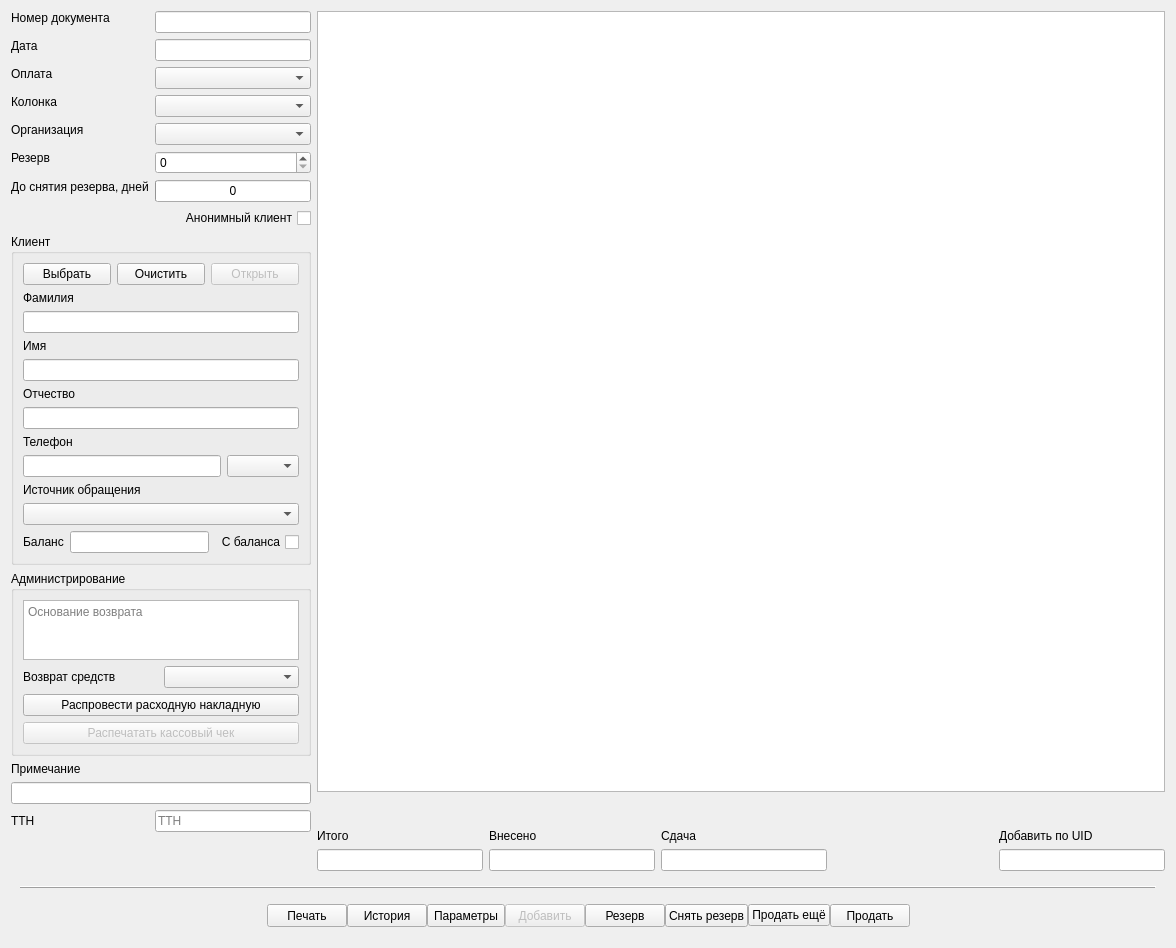
 <widget class="QWidget" name="tabSale">
  <property name="geometry">
   <rect>
    <x>0</x>
    <y>0</y>
    <width>1176</width>
    <height>948</height>
   </rect>
  </property>
  <property name="windowTitle">
   <string>Form</string>
  </property>
  <layout class="QGridLayout" name="gridLayout_2">
   <item row="0" column="0">
    <layout class="QGridLayout" name="gridLayout" rowstretch="1,0">
     <property name="sizeConstraint">
      <enum>QLayout::SetMaximumSize</enum>
     </property>
     <item row="0" column="0">
      <layout class="QGridLayout" name="gridLayout_4" columnstretch="1,4" columnminimumwidth="300,0">
       <property name="sizeConstraint">
        <enum>QLayout::SetMaximumSize</enum>
       </property>
       <item row="0" column="1">
        <layout class="QVBoxLayout" name="verticalLayout" stretch="1,0,0">
         <item>
          <widget class="STableViewBOQStore" name="tableView">
           <property name="sizeAdjustPolicy">
            <enum>QAbstractScrollArea::AdjustToContents</enum>
           </property>
           <property name="alternatingRowColors">
            <bool>true</bool>
           </property>
          </widget>
         </item>
         <item>
          <widget class="SClientMatch" name="widgetClientMatch" native="true">
           <property name="minimumSize">
            <size>
             <width>0</width>
             <height>25</height>
            </size>
           </property>
           <property name="maximumSize">
            <size>
             <width>16777215</width>
             <height>200</height>
            </size>
           </property>
           <property name="whatsThis">
            <string/>
           </property>
          </widget>
         </item>
         <item>
          <layout class="QGridLayout" name="gridLayout_6">
           <item row="1" column="1">
            <widget class="QLineEdit" name="lineEditTakeIn">
             <property name="readOnly">
              <bool>false</bool>
             </property>
            </widget>
           </item>
           <item row="1" column="0">
            <widget class="QLineEdit" name="lineEditTotal">
             <property name="readOnly">
              <bool>true</bool>
             </property>
            </widget>
           </item>
           <item row="1" column="2">
            <widget class="QLineEdit" name="lineEditCharge">
             <property name="readOnly">
              <bool>true</bool>
             </property>
            </widget>
           </item>
           <item row="1" column="3">
            <spacer name="horizontalSpacer">
             <property name="orientation">
              <enum>Qt::Horizontal</enum>
             </property>
             <property name="sizeHint" stdset="0">
              <size>
               <width>40</width>
               <height>20</height>
              </size>
             </property>
            </spacer>
           </item>
           <item row="1" column="4">
            <widget class="QLineEdit" name="lineEditAddByUID"/>
           </item>
           <item row="0" column="0">
            <widget class="QLabel" name="labelTotal">
             <property name="text">
              <string>Итого</string>
             </property>
            </widget>
           </item>
           <item row="0" column="1">
            <widget class="QLabel" name="labelTakeIn">
             <property name="text">
              <string>Внесено</string>
             </property>
            </widget>
           </item>
           <item row="0" column="2">
            <widget class="QLabel" name="labelCharge">
             <property name="text">
              <string>Сдача</string>
             </property>
            </widget>
           </item>
           <item row="0" column="4">
            <widget class="QLabel" name="label_10">
             <property name="text">
              <string>Добавить по UID</string>
             </property>
            </widget>
           </item>
          </layout>
         </item>
        </layout>
       </item>
       <item row="0" column="0">
        <layout class="QFormLayout" name="formLayout">
         <property name="fieldGrowthPolicy">
          <enum>QFormLayout::AllNonFixedFieldsGrow</enum>
         </property>
         <property name="labelAlignment">
          <set>Qt::AlignLeading|Qt::AlignLeft|Qt::AlignVCenter</set>
         </property>
         <property name="formAlignment">
          <set>Qt::AlignLeading|Qt::AlignLeft|Qt::AlignTop</set>
         </property>
         <item row="0" column="0">
          <widget class="QLabel" name="labelDocNum">
           <property name="sizePolicy">
            <sizepolicy hsizetype="Preferred" vsizetype="Fixed">
             <horstretch>0</horstretch>
             <verstretch>0</verstretch>
            </sizepolicy>
           </property>
           <property name="text">
            <string>Номер документа</string>
           </property>
           <property name="margin">
            <number>3</number>
           </property>
           <property name="indent">
            <number>0</number>
           </property>
          </widget>
         </item>
         <item row="0" column="1">
          <widget class="QLineEdit" name="lineEditDocNum">
           <property name="readOnly">
            <bool>true</bool>
           </property>
          </widget>
         </item>
         <item row="1" column="0">
          <widget class="QLabel" name="labelDate">
           <property name="sizePolicy">
            <sizepolicy hsizetype="Preferred" vsizetype="Fixed">
             <horstretch>0</horstretch>
             <verstretch>0</verstretch>
            </sizepolicy>
           </property>
           <property name="text">
            <string>Дата</string>
           </property>
           <property name="margin">
            <number>3</number>
           </property>
           <property name="indent">
            <number>0</number>
           </property>
          </widget>
         </item>
         <item row="1" column="1">
          <widget class="QLineEdit" name="lineEditDate">
           <property name="readOnly">
            <bool>true</bool>
           </property>
          </widget>
         </item>
         <item row="2" column="0">
          <widget class="QLabel" name="labelPaymentAccount">
           <property name="sizePolicy">
            <sizepolicy hsizetype="Preferred" vsizetype="Fixed">
             <horstretch>0</horstretch>
             <verstretch>0</verstretch>
            </sizepolicy>
           </property>
           <property name="text">
            <string>Оплата</string>
           </property>
           <property name="margin">
            <number>3</number>
           </property>
           <property name="indent">
            <number>0</number>
           </property>
          </widget>
         </item>
         <item row="3" column="0">
          <widget class="QLabel" name="labelPriceCol">
           <property name="sizePolicy">
            <sizepolicy hsizetype="Preferred" vsizetype="Fixed">
             <horstretch>0</horstretch>
             <verstretch>0</verstretch>
            </sizepolicy>
           </property>
           <property name="text">
            <string>Колонка</string>
           </property>
           <property name="margin">
            <number>3</number>
           </property>
           <property name="indent">
            <number>0</number>
           </property>
          </widget>
         </item>
         <item row="3" column="1">
          <widget class="QComboBox" name="comboBoxPriceCol">
           <property name="insertPolicy">
            <enum>QComboBox::NoInsert</enum>
           </property>
          </widget>
         </item>
         <item row="4" column="0">
          <widget class="QLabel" name="labelCompany">
           <property name="sizePolicy">
            <sizepolicy hsizetype="Preferred" vsizetype="Fixed">
             <horstretch>0</horstretch>
             <verstretch>0</verstretch>
            </sizepolicy>
           </property>
           <property name="text">
            <string>Организация</string>
           </property>
           <property name="margin">
            <number>3</number>
           </property>
           <property name="indent">
            <number>0</number>
           </property>
          </widget>
         </item>
         <item row="4" column="1">
          <widget class="QComboBox" name="comboBoxCompany">
           <property name="insertPolicy">
            <enum>QComboBox::NoInsert</enum>
           </property>
          </widget>
         </item>
         <item row="5" column="1">
          <widget class="QSpinBox" name="spinBoxReserve"/>
         </item>
         <item row="7" column="0" colspan="2">
          <widget class="QCheckBox" name="checkBoxAnonymous">
           <property name="layoutDirection">
            <enum>Qt::RightToLeft</enum>
           </property>
           <property name="text">
            <string>Анонимный клиент</string>
           </property>
          </widget>
         </item>
         <item row="8" column="0" colspan="2">
          <widget class="QGroupBox" name="groupBoxClient">
           <property name="sizePolicy">
            <sizepolicy hsizetype="Preferred" vsizetype="Minimum">
             <horstretch>0</horstretch>
             <verstretch>0</verstretch>
            </sizepolicy>
           </property>
           <property name="title">
            <string>Клиент</string>
           </property>
           <layout class="QGridLayout" name="gridLayout_8">
            <item row="0" column="0" colspan="2">
             <layout class="QHBoxLayout" name="horizontalLayout_3" stretch="0,0,0">
              <item>
               <widget class="QPushButton" name="pushButtonClientFromDB">
                <property name="text">
                 <string>Выбрать</string>
                </property>
               </widget>
              </item>
              <item>
               <widget class="QPushButton" name="pushButtonClientCredsClearAll">
                <property name="text">
                 <string>Очистить</string>
                </property>
               </widget>
              </item>
              <item>
               <widget class="QPushButton" name="pushButtonCreateTabClient">
                <property name="enabled">
                 <bool>false</bool>
                </property>
                <property name="text">
                 <string>Открыть</string>
                </property>
               </widget>
              </item>
             </layout>
            </item>
            <item row="8" column="1">
             <widget class="QComboBox" name="comboBoxClientPhoneType">
              <property name="enabled">
               <bool>true</bool>
              </property>
              <property name="sizePolicy">
               <sizepolicy hsizetype="Preferred" vsizetype="Fixed">
                <horstretch>0</horstretch>
                <verstretch>0</verstretch>
               </sizepolicy>
              </property>
              <property name="insertPolicy">
               <enum>QComboBox::NoInsert</enum>
              </property>
             </widget>
            </item>
            <item row="6" column="0" colspan="2">
             <widget class="QLineEdit" name="lineEditClientPatronymic"/>
            </item>
            <item row="5" column="0" colspan="2">
             <widget class="QLabel" name="labelClientPatronymic">
              <property name="text">
               <string>Отчество</string>
              </property>
             </widget>
            </item>
            <item row="11" column="0" colspan="2">
             <widget class="QComboBox" name="comboBoxClientAdType"/>
            </item>
            <item row="3" column="0" colspan="2">
             <widget class="QLabel" name="labelClientFirstName">
              <property name="text">
               <string>Имя</string>
              </property>
             </widget>
            </item>
            <item row="1" column="0" colspan="2">
             <widget class="QLabel" name="labelClientLastName">
              <property name="text">
               <string>Фамилия</string>
              </property>
             </widget>
            </item>
            <item row="8" column="0">
             <widget class="QLineEdit" name="lineEditClientPhone"/>
            </item>
            <item row="2" column="0" colspan="2">
             <widget class="QLineEdit" name="lineEditClientLastName"/>
            </item>
            <item row="7" column="0" colspan="2">
             <widget class="QLabel" name="labelClientPhone">
              <property name="text">
               <string>Телефон</string>
              </property>
             </widget>
            </item>
            <item row="4" column="0" colspan="2">
             <widget class="QLineEdit" name="lineEditClientFirstName"/>
            </item>
            <item row="9" column="0" colspan="2">
             <widget class="QLabel" name="labelClientAdType">
              <property name="text">
               <string>Источник обращения</string>
              </property>
             </widget>
            </item>
            <item row="12" column="0" colspan="2">
             <layout class="QHBoxLayout" name="horizontalLayoutBalance">
              <item>
               <widget class="QLabel" name="labelBalance">
                <property name="text">
                 <string>Баланс</string>
                </property>
               </widget>
              </item>
              <item>
               <widget class="QLineEdit" name="lineEditBalance">
                <property name="readOnly">
                 <bool>true</bool>
                </property>
               </widget>
              </item>
              <item>
               <widget class="QCheckBox" name="checkBoxSaleInCredit">
                <property name="layoutDirection">
                 <enum>Qt::RightToLeft</enum>
                </property>
                <property name="text">
                 <string>С баланса</string>
                </property>
               </widget>
              </item>
             </layout>
            </item>
           </layout>
          </widget>
         </item>
         <item row="9" column="0" colspan="2">
          <widget class="QGroupBox" name="groupBoxAdm">
           <property name="sizePolicy">
            <sizepolicy hsizetype="Preferred" vsizetype="Fixed">
             <horstretch>0</horstretch>
             <verstretch>0</verstretch>
            </sizepolicy>
           </property>
           <property name="title">
            <string>Администрирование</string>
           </property>
           <layout class="QGridLayout" name="gridLayout_9">
            <property name="sizeConstraint">
             <enum>QLayout::SetMinimumSize</enum>
            </property>
            <item row="4" column="0" colspan="2">
             <widget class="QPushButton" name="pushButtonRevert">
              <property name="text">
               <string>Распровести расходную накладную</string>
              </property>
             </widget>
            </item>
            <item row="0" column="0" colspan="2">
             <widget class="QTextEdit" name="textEditRevertReason">
              <property name="maximumSize">
               <size>
                <width>16777215</width>
                <height>60</height>
               </size>
              </property>
              <property name="placeholderText">
               <string>Основание возврата</string>
              </property>
             </widget>
            </item>
            <item row="5" column="0" colspan="2">
             <widget class="QPushButton" name="pushButtonPrintCkeck">
              <property name="enabled">
               <bool>false</bool>
              </property>
              <property name="text">
               <string>Распечатать кассовый чек</string>
              </property>
             </widget>
            </item>
            <item row="3" column="0" colspan="2">
             <layout class="QHBoxLayout" name="horizontalLayout">
              <item>
               <widget class="QLabel" name="labelMoneyBackAccount">
                <property name="sizePolicy">
                 <sizepolicy hsizetype="Preferred" vsizetype="Fixed">
                  <horstretch>0</horstretch>
                  <verstretch>0</verstretch>
                 </sizepolicy>
                </property>
                <property name="text">
                 <string>Возврат средств</string>
                </property>
                <property name="margin">
                 <number>3</number>
                </property>
                <property name="indent">
                 <number>0</number>
                </property>
               </widget>
              </item>
              <item>
               <widget class="QComboBox" name="comboBoxMoneyBackAccount">
                <property name="insertPolicy">
                 <enum>QComboBox::NoInsert</enum>
                </property>
               </widget>
              </item>
             </layout>
            </item>
           </layout>
          </widget>
         </item>
         <item row="10" column="0" colspan="2">
          <widget class="QLabel" name="labelComment">
           <property name="text">
            <string>Примечание</string>
           </property>
          </widget>
         </item>
         <item row="11" column="0" colspan="2">
          <widget class="QLineEdit" name="lineEditComment"/>
         </item>
         <item row="12" column="0">
          <widget class="QLabel" name="labelTrack">
           <property name="text">
            <string>ТТН</string>
           </property>
          </widget>
         </item>
         <item row="12" column="1">
          <widget class="SLineEdit" name="lineEditTrack">
           <property name="placeholderText">
            <string>ТТН</string>
           </property>
          </widget>
         </item>
         <item row="13" column="0" colspan="2">
          <spacer name="verticalSpacer">
           <property name="orientation">
            <enum>Qt::Vertical</enum>
           </property>
           <property name="sizeHint" stdset="0">
            <size>
             <width>20</width>
             <height>40</height>
            </size>
           </property>
          </spacer>
         </item>
         <item row="6" column="1">
          <widget class="QProgressBar" name="progressBarReserve">
           <property name="layoutDirection">
            <enum>Qt::RightToLeft</enum>
           </property>
           <property name="value">
            <number>0</number>
           </property>
           <property name="invertedAppearance">
            <bool>true</bool>
           </property>
           <property name="format">
            <string>%v</string>
           </property>
          </widget>
         </item>
         <item row="5" column="0">
          <widget class="QLabel" name="labelReserve">
           <property name="sizePolicy">
            <sizepolicy hsizetype="Preferred" vsizetype="Fixed">
             <horstretch>0</horstretch>
             <verstretch>0</verstretch>
            </sizepolicy>
           </property>
           <property name="text">
            <string>Резерв</string>
           </property>
           <property name="margin">
            <number>3</number>
           </property>
           <property name="indent">
            <number>0</number>
           </property>
          </widget>
         </item>
         <item row="6" column="0">
          <widget class="QLabel" name="labelReserveProgress">
           <property name="sizePolicy">
            <sizepolicy hsizetype="Preferred" vsizetype="Fixed">
             <horstretch>0</horstretch>
             <verstretch>0</verstretch>
            </sizepolicy>
           </property>
           <property name="text">
            <string>До снятия резерва, дней</string>
           </property>
           <property name="alignment">
            <set>Qt::AlignLeading|Qt::AlignLeft|Qt::AlignVCenter</set>
           </property>
           <property name="margin">
            <number>4</number>
           </property>
           <property name="indent">
            <number>0</number>
           </property>
          </widget>
         </item>
         <item row="2" column="1">
          <widget class="QComboBox" name="comboBoxPaymentAccount">
           <property name="insertPolicy">
            <enum>QComboBox::NoInsert</enum>
           </property>
          </widget>
         </item>
        </layout>
       </item>
      </layout>
     </item>
     <item row="1" column="0">
      <widget class="QWidget" name="botToolbar" native="true">
       <property name="minimumSize">
        <size>
         <width>0</width>
         <height>60</height>
        </size>
       </property>
       <property name="contextMenuPolicy">
        <enum>Qt::NoContextMenu</enum>
       </property>
       <layout class="QGridLayout" name="gridLayout_5" rowstretch="0,0" rowminimumheight="0,0">
        <property name="verticalSpacing">
         <number>15</number>
        </property>
        <item row="0" column="0">
         <widget class="QFrame" name="frame">
          <property name="frameShape">
           <enum>QFrame::HLine</enum>
          </property>
          <property name="frameShadow">
           <enum>QFrame::Raised</enum>
          </property>
         </widget>
        </item>
        <item row="1" column="0">
         <layout class="QGridLayout" name="gridLayout_3" columnstretch="0,1,0,1,0" rowminimumheight="0" columnminimumwidth="0,0,0,0,0">
          <property name="sizeConstraint">
           <enum>QLayout::SetMinimumSize</enum>
          </property>
          <item row="0" column="0">
           <layout class="QGridLayout" name="LeftGridLayout_2" columnstretch="0">
            <property name="sizeConstraint">
             <enum>QLayout::SetDefaultConstraint</enum>
            </property>
           </layout>
          </item>
          <item row="0" column="2">
           <layout class="QGridLayout" name="CentralGridLayout_2">
            <property name="sizeConstraint">
             <enum>QLayout::SetDefaultConstraint</enum>
            </property>
            <item row="0" column="4">
             <widget class="QPushButton" name="buttonReserve">
              <property name="enabled">
               <bool>true</bool>
              </property>
              <property name="sizePolicy">
               <sizepolicy hsizetype="Minimum" vsizetype="Fixed">
                <horstretch>0</horstretch>
                <verstretch>0</verstretch>
               </sizepolicy>
              </property>
              <property name="minimumSize">
               <size>
                <width>0</width>
                <height>23</height>
               </size>
              </property>
              <property name="text">
               <string>Резерв</string>
              </property>
             </widget>
            </item>
            <item row="0" column="0">
             <widget class="QPushButton" name="buttonPrint">
              <property name="enabled">
               <bool>true</bool>
              </property>
              <property name="sizePolicy">
               <sizepolicy hsizetype="Minimum" vsizetype="Fixed">
                <horstretch>0</horstretch>
                <verstretch>0</verstretch>
               </sizepolicy>
              </property>
              <property name="minimumSize">
               <size>
                <width>0</width>
                <height>23</height>
               </size>
              </property>
              <property name="text">
               <string>Печать</string>
              </property>
             </widget>
            </item>
            <item row="0" column="1">
             <widget class="QPushButton" name="buttonLog">
              <property name="enabled">
               <bool>true</bool>
              </property>
              <property name="sizePolicy">
               <sizepolicy hsizetype="Minimum" vsizetype="Fixed">
                <horstretch>0</horstretch>
                <verstretch>0</verstretch>
               </sizepolicy>
              </property>
              <property name="minimumSize">
               <size>
                <width>0</width>
                <height>23</height>
               </size>
              </property>
              <property name="text">
               <string>История</string>
              </property>
             </widget>
            </item>
            <item row="0" column="5">
             <widget class="QPushButton" name="buttonReserveCancel">
              <property name="enabled">
               <bool>true</bool>
              </property>
              <property name="sizePolicy">
               <sizepolicy hsizetype="Minimum" vsizetype="Fixed">
                <horstretch>0</horstretch>
                <verstretch>0</verstretch>
               </sizepolicy>
              </property>
              <property name="minimumSize">
               <size>
                <width>0</width>
                <height>23</height>
               </size>
              </property>
              <property name="text">
               <string>Снять резерв</string>
              </property>
             </widget>
            </item>
            <item row="0" column="6">
             <widget class="QPushButton" name="buttonSaleMore">
              <property name="text">
               <string>Продать ещё</string>
              </property>
             </widget>
            </item>
            <item row="0" column="7">
             <widget class="QPushButton" name="buttonSale">
              <property name="enabled">
               <bool>true</bool>
              </property>
              <property name="sizePolicy">
               <sizepolicy hsizetype="Minimum" vsizetype="Fixed">
                <horstretch>0</horstretch>
                <verstretch>0</verstretch>
               </sizepolicy>
              </property>
              <property name="minimumSize">
               <size>
                <width>0</width>
                <height>23</height>
               </size>
              </property>
              <property name="text">
               <string>Продать</string>
              </property>
             </widget>
            </item>
            <item row="0" column="3">
             <widget class="QPushButton" name="buttonAdd">
              <property name="enabled">
               <bool>false</bool>
              </property>
              <property name="sizePolicy">
               <sizepolicy hsizetype="Minimum" vsizetype="Fixed">
                <horstretch>0</horstretch>
                <verstretch>0</verstretch>
               </sizepolicy>
              </property>
              <property name="minimumSize">
               <size>
                <width>0</width>
                <height>23</height>
               </size>
              </property>
              <property name="text">
               <string>Добавить</string>
              </property>
             </widget>
            </item>
            <item row="0" column="2">
             <widget class="QToolButton" name="buttonParams">
              <property name="minimumSize">
               <size>
                <width>75</width>
                <height>23</height>
               </size>
              </property>
              <property name="text">
               <string>Параметры</string>
              </property>
              <property name="popupMode">
               <enum>QToolButton::InstantPopup</enum>
              </property>
              <property name="toolButtonStyle">
               <enum>Qt::ToolButtonTextOnly</enum>
              </property>
             </widget>
            </item>
           </layout>
          </item>
          <item row="0" column="1">
           <spacer name="horizontalSpacer_1">
            <property name="orientation">
             <enum>Qt::Horizontal</enum>
            </property>
            <property name="sizeType">
             <enum>QSizePolicy::MinimumExpanding</enum>
            </property>
            <property name="sizeHint" stdset="0">
             <size>
              <width>70</width>
              <height>20</height>
             </size>
            </property>
           </spacer>
          </item>
          <item row="0" column="3">
           <spacer name="horizontalSpacer_2">
            <property name="orientation">
             <enum>Qt::Horizontal</enum>
            </property>
            <property name="sizeType">
             <enum>QSizePolicy::Expanding</enum>
            </property>
            <property name="sizeHint" stdset="0">
             <size>
              <width>70</width>
              <height>20</height>
             </size>
            </property>
           </spacer>
          </item>
          <item row="0" column="4">
           <layout class="QGridLayout" name="RightGridLayout_2">
            <property name="sizeConstraint">
             <enum>QLayout::SetDefaultConstraint</enum>
            </property>
           </layout>
          </item>
         </layout>
        </item>
       </layout>
      </widget>
     </item>
    </layout>
   </item>
  </layout>
 </widget>
